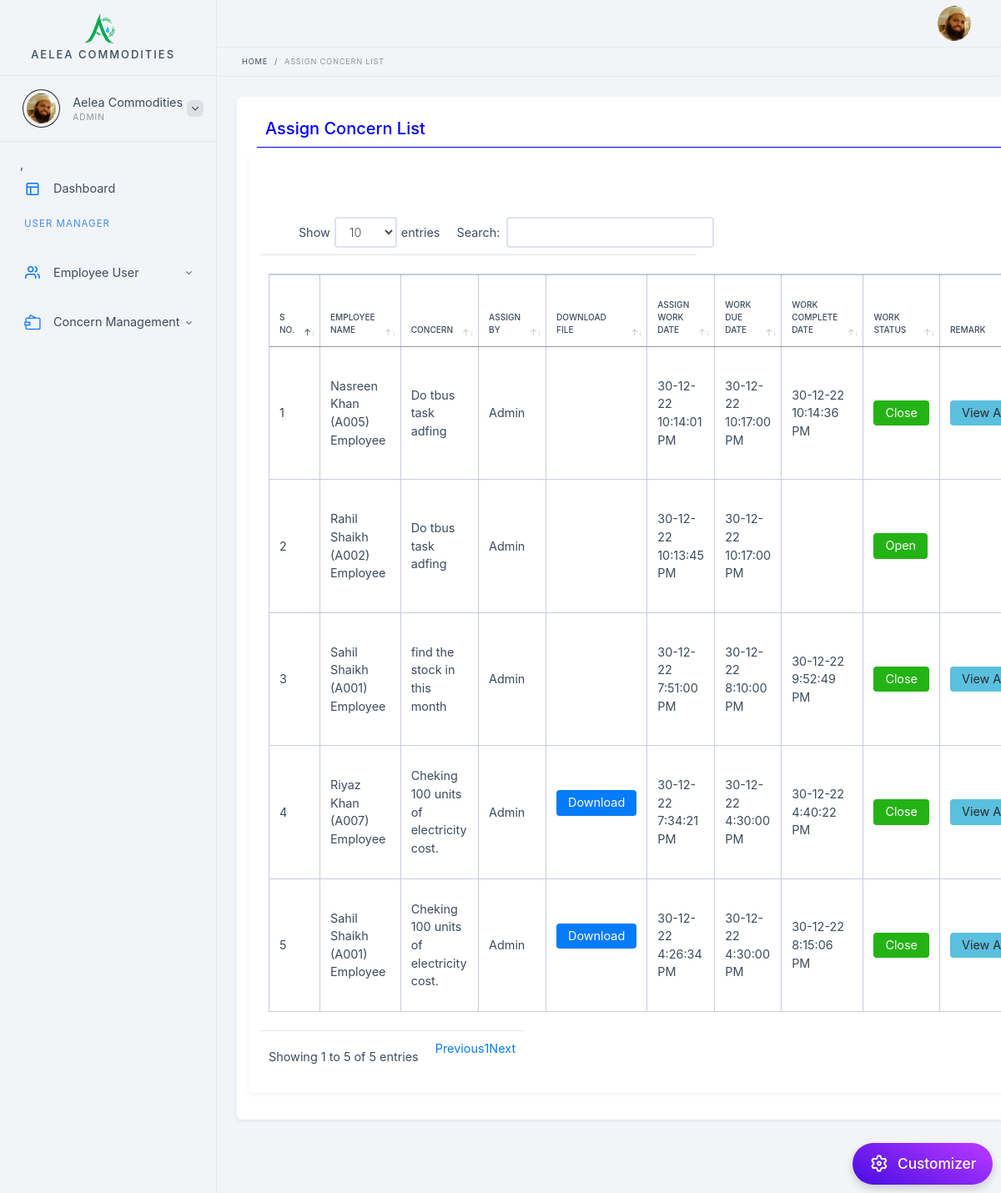
Page /assign_task_list.php (signed in) on the committed database.
### tables this page shows
CREATE TABLE `assign_task` (
  `task_id` int(11) NOT NULL,
  `emp_id` int(11) DEFAULT NULL,
  `task` text DEFAULT NULL,
  `assignby` varchar(255) DEFAULT NULL,
  `task_doc` varchar(255) DEFAULT NULL,
  `work_assign_date` datetime DEFAULT NULL,
  `work_due_date` datetime DEFAULT NULL,
  `work_com_date` datetime DEFAULT NULL,
  `status` varchar(255) DEFAULT NULL,
  `remark` text DEFAULT NULL,
  `Achievements` text DEFAULT NULL,
  `Benefits` text DEFAULT NULL,
  `attachments` varchar(255) DEFAULT NULL
);

CREATE TABLE `emp_login` (
  `id` int(11) NOT NULL,
  `emp_code` varchar(255) NOT NULL,
  `emp_name` varchar(255) NOT NULL,
  `user_id` varchar(255) NOT NULL,
  `pswd` varchar(255) NOT NULL,
  `status` int(11) NOT NULL,
  `created` datetime NOT NULL,
  `user_role` varchar(255) NOT NULL,
  `emp_pro` varchar(255) NOT NULL,
  `email_id` varchar(255) NOT NULL,
  `emp_mob` varchar(255) NOT NULL
);

### includes/App_Code.php (called while the page is built, shortened)
<?php
class App_Code {
       function getName($ID) {
       $con = mysqli_connect("localhost", "root", "", "task_management") or die(mysqli_connect_error());
        $UserRGID = $ID;
        $client = "select * from emp_login where id='$UserRGID'";
        $getNameQuery = mysqli_query($con, $client) or die(mysqli_error());
        while ($row = mysqli_fetch_assoc($getNameQuery)) {
            $emp_name = $row['emp_name'];
            $emp_code = $row['emp_code'];
            $emp_role = ucfirst( $row['user_role']);
            return $emp_name. ' (' . $emp_code .')'.' '. $emp_role;
        }
    }
}
?>

### assign_task_list.php (the view, shortened to what this page needs)
<?php
include './includes/admin_header.php';
include './includes/data_base_save_update.php';
include './includes/App_Code.php';
$app_code_obj=new App_Code();
?>
<ul class="breadcrumb">
    <li class="breadcrumb-item"><a href="Dashboard.php">Home</a></li>
    <li class="breadcrumb-item"><span>Assign Concern List</span></li>
</ul>
<link rel="stylesheet" href="https://cdnjs.cloudflare.com/ajax/libs/font-awesome/4.7.0/css/font-awesome.min.css">
<div class="content-i">
    <div class="content-box">
        <div class="element-wrapper">
            <div class="element-box">
                            <div class="row">
                            <div class="scrollmenu">
                                 <div class="col-md-12">
                                    <h5 style="color: blue;border-bottom: 1px solid blue;padding: 10px;">Assign Concern List</h5>
                                </div>
                                <div class="element-box">
                                <div>
                                <a id="download" href='#' class="btn btn-danger float-right"><i class="fa fa-download"></i> Download PDF</a>
</div>
<br><br>
       <table id="example" style="width: 100%;" class="display table table-bordered table-responsive" style="width:100%">
       <thead>
                    <tr>
                        <th>S No.</th>
                        <th>Employee Name</th>
                        <th>Concern</th>
                         <th>Assign By</th>
                          <th>Download File</th>
                           <th>Assign Work Date</th>
                           <th>Work Due Date</th>
                            <th>Work Complete Date</th>
                             <th>Work Status</th>
                             <th>Remark</th>
                    </tr>
        </thead>
        <tbody>
                                                               <?php
                 $qry = mysqli_query($connection, "SELECT * FROM assign_task order by work_assign_date desc") or die("select query fail" . mysqli_error());
$count = 0;
while ($row = mysqli_fetch_assoc($qry)) {
    $count = $count + 1;
    $task_id = $row['task_id'];
            $emp_id = $row['emp_id'];
            $task = $row['task'];
            $assignby = $row['assignby'];
            $task_doc = $row['task_doc'];
            $work_assign_date = strtotime($row['work_assign_date']);
            $work_assign_date = date( 'd-m-y g:i:s A', $work_assign_date );
            $work_due_date = strtotime($row['work_due_date']);
            $work_due_date = date( 'd-m-y g:i:s A', $work_due_date );
            $work_com_date = strtotime($row['work_com_date']);
            if ($work_com_date){
                $work_com_date = date( 'd-m-y g:i:s A', $work_com_date);
            }
           $status  = $row['status'];
                $remark  = $row['remark'];
    ?>
                    <tr>
  <td><?php echo $count;?></td>
  <td> <?php echo $app_code_obj->getName($emp_id);?></td>
  <td><?php echo $task;?></td>
  <td><?php echo $assignby;?></td>
  <td>
      <?php if($task_doc !='')
      {?>
      <?php $docs = explode(",",$task_doc);?>
      <?php foreach($docs as $value)
        {?>
        <?php  $value =  ltrim($value);?>
      <a href="task_doc/<?php echo $value;?>" class="btn btn-primary">Download</a>
      <br>
      <br>
      <?php }?>
      <?php }?>
  </td>
    <td><?php echo $work_assign_date;?></td>
    <td><?php echo $work_due_date;?></td>
  <td><?php echo $work_com_date;?></td>
  <td>
    <a href="#" class="btn btn-success"> <?php echo" $status";?></a>
   </td>
   <td>
    <?php if ($status=='Close')
    {?>
     <a style="width: 100%;" class="btn btn-info" href="achievement&benefits.php?task_id=<?php echo $task_id;?>">View A & B</a>
     <?php } else { echo" $remark";}?>
   </td>
                    </tr>
<?php }?>
        </tbody>
       </table></form>
   </div>
                            </div>
            </div>
        </div>
    </div>
</div>
        </div>
<?php include './includes/Plugin.php'; ?>
        <?php include './includes/admin_footer.php'; ?>

### rows in the picture
assign_task: emp.user_role "Nasreen Khan (A005) Employee", task "Do tbus task adfing", assignby "Admin", work_assign_date "30-12-22 10:14:01 PM", work_due_date "30-12-22 10:17:00 PM", work_com_date "30-12-22 10:14:36 PM", status "Close"
assign_task: emp.user_role "Rahil Shaikh (A002) Employee", task "Do tbus task adfing", assignby "Admin", work_assign_date "30-12-22 10:13:45 PM", work_due_date "30-12-22 10:17:00 PM", status "Open"
assign_task: emp.user_role "Sahil Shaikh (A001) Employee", task "find the stock in this month", assignby "Admin", work_assign_date "30-12-22 7:51:00 PM", work_due_date "30-12-22 8:10:00 PM", work_com_date "30-12-22 9:52:49 PM", status "Close"
assign_task: emp.user_role "Riyaz Khan (A007) Employee", task "Cheking 100 units of electricity cost.", assignby "Admin", work_assign_date "30-12-22 7:34:21 PM", work_due_date "30-12-22 4:30:00 PM", work_com_date "30-12-22 4:40:22 PM", status "Close"
assign_task: emp.user_role "Sahil Shaikh (A001) Employee", task "Cheking 100 units of electricity cost.", assignby "Admin", work_assign_date "30-12-22 4:26:34 PM", work_due_date "30-12-22 4:30:00 PM", work_com_date "30-12-22 8:15:06 PM", status "Close"

### other values in the picture
$_SESSION['emp_name'] "Aelea Commodities"
$_SESSION['User_type'] "ADMIN"
